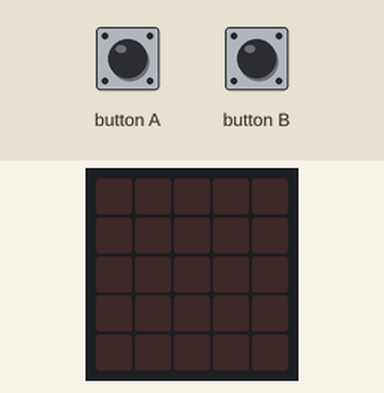
The program below on a simulated BBC micro:bit (MakeCode). On the bench: the board's 5×5 LED display. The inputs (shaded band) are chosen by the test bench.

Above: at 1.2 s.
1.3 s: button B pressed for 0.15 s
2.0 s: button A pressed for 0.15 s
2.7 s: button B pressed 5 times (0.12 s each, 0.3 s apart)
5.7 s: button A pressed 2 times (0.12 s each, 0.3 s apart)
Timing chart, 0 to 8.7 s (numbered marks = the images above; inputs shaded):
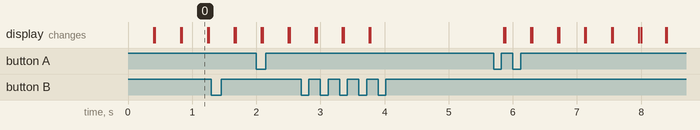

Measured:
- what the display in image 0 shows lasts 0.4 s, from 0.8 s to 1.2 s

The program:

main.ts
```typescript
input.onButtonPressed(Button.A, function () {
    if (PositionX < 0) {
        PositionX = 4
    } else {
        PositionX = PositionX - 1
    }
})
input.onButtonPressed(Button.B, function () {
    if (PositionX > 4) {
        PositionX = 0
    } else {
        PositionX = PositionX + 1
    }
})
let PositionX = 0
PositionX = 0
basic.forever(function () {
    basic.showLeds(`
        . . . . .
        . . . . .
        . . . . .
        . . . . .
        . . . . .
        `)
    led.plot(PositionX, 2)
})
```

test.ts
```typescript
// les tests vont ici ; cela ne sera pas compilé si ce paquet est utilisé en tant qu'extension.
```
